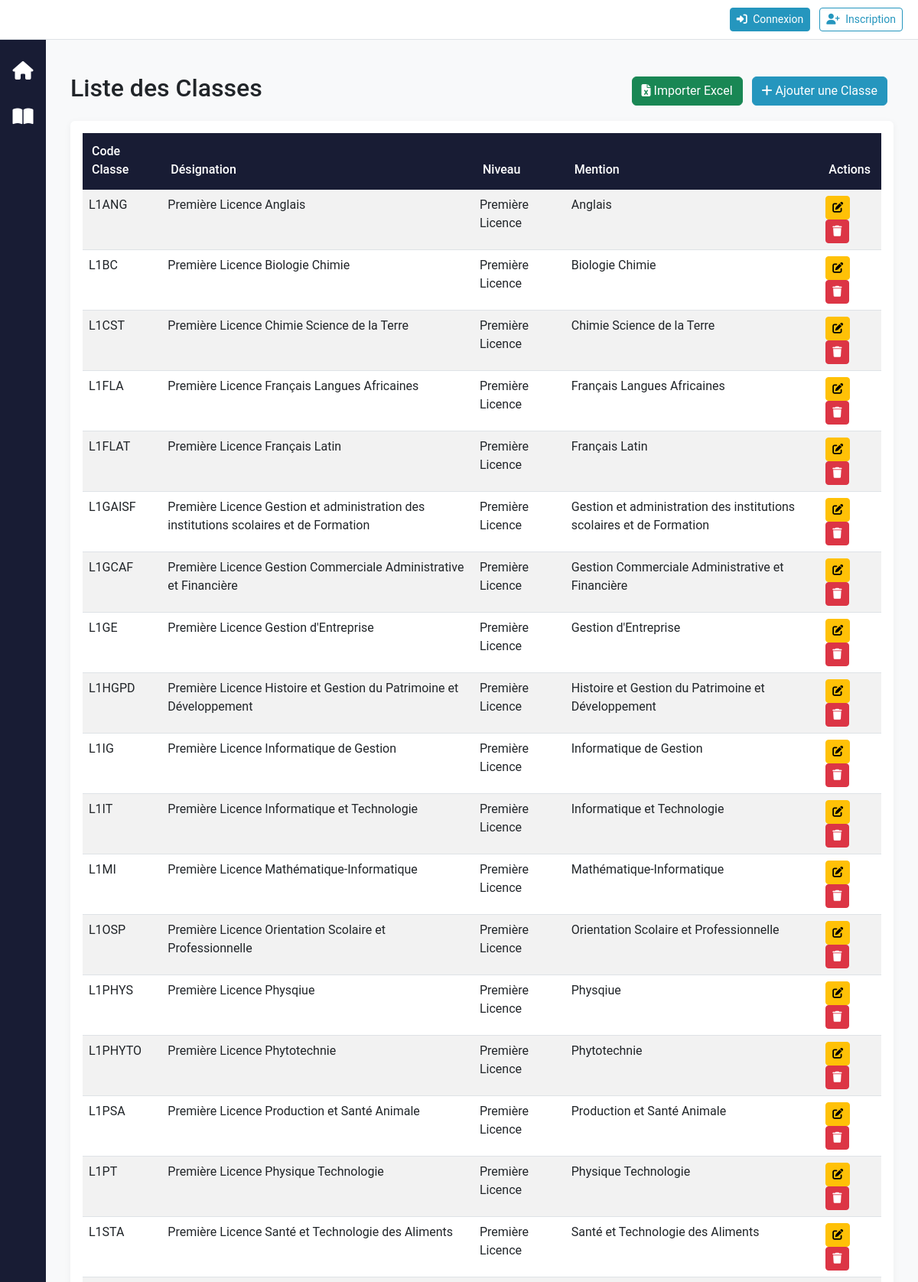
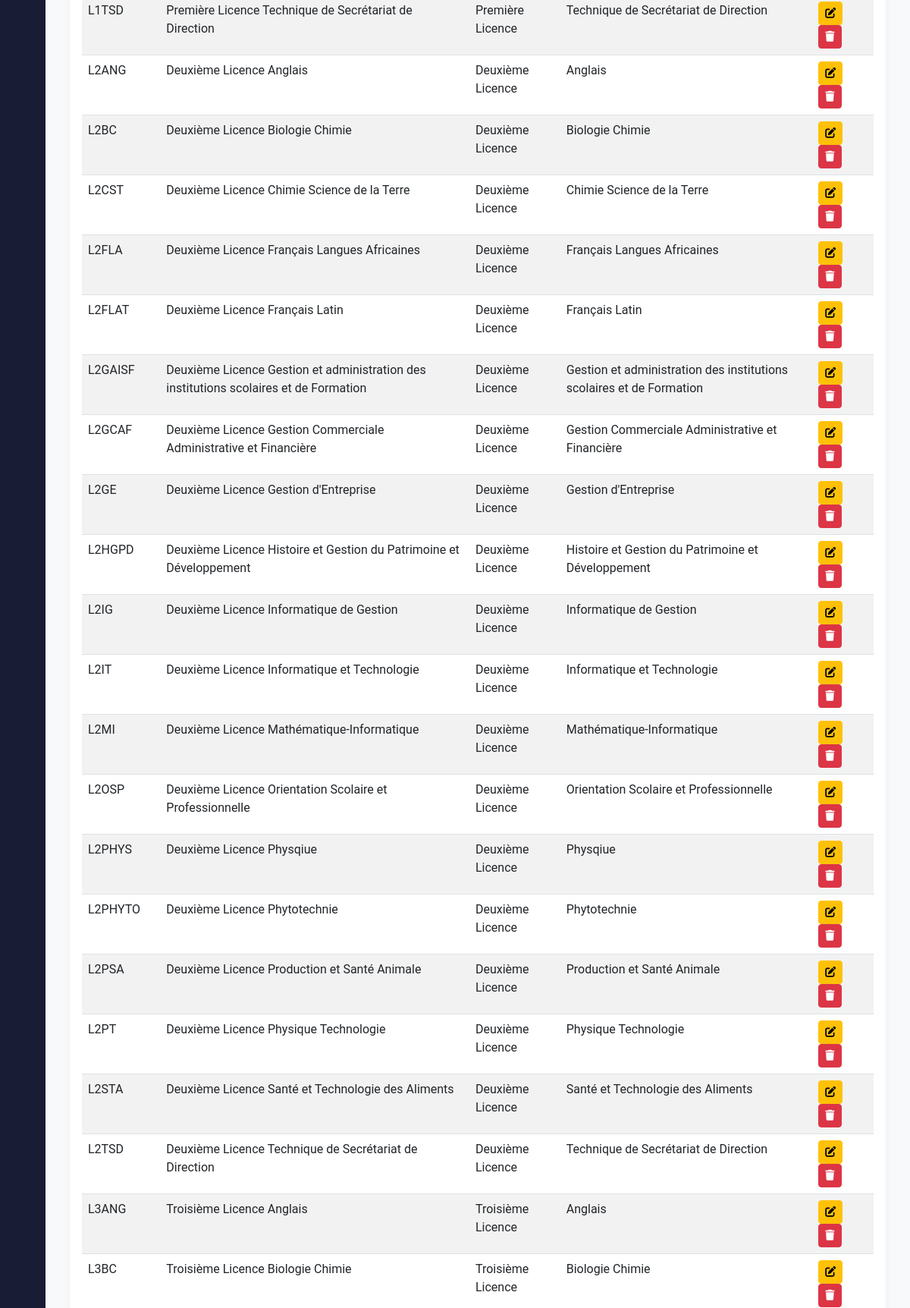
The page /reglage/classes/ (upper part) on the database its author committed (2 pictures, top to bottom).
### reglage/models.py (models this page shows, shortened)
class Classe(models.Model):
    niveau = models.ForeignKey(Niveau, on_delete=models.CASCADE)
    mention = models.ForeignKey(Mention, on_delete=models.CASCADE)
    CodeClasse = models.CharField(max_length=40, unique=True, blank=True)
    DesignationClasse = models.CharField(max_length=200, blank=True)
    class Meta:
        unique_together = ('niveau', 'mention')

class Niveau(models.Model):
    CodeNiveau = models.CharField(max_length=20, primary_key=True)
    DesignationNiveau = models.CharField(max_length=100)
    def __str__(self):
        return self.DesignationNiveau

class Mention(models.Model):
    CodeMention = models.CharField(max_length=20, primary_key=True)
    DesignationMention = models.CharField(max_length=100)
    departement = models.ForeignKey(Departement, on_delete=models.CASCADE, related_name='mentions', null=True, blank=True)
    def __str__(self):
        return self.DesignationMention

### reglage/views.py (the view)
# urls.py: path('classes/', views.ClasseListView.as_view(), name='classe_list'),
class ClasseListView(OrganisationFilterMixin, ListView):
    model = Classe
    template_name = 'reglage/classe_list.html'
    context_object_name = 'classes'
    def get_queryset(self):
        queryset = Classe.objects.all()
        user_org = self.get_user_organisation()
        if user_org:
            queryset = queryset.filter(mention__departement__section__CodeSection=user_org.code)
        return queryset.order_by('CodeClasse')

### accounts/context_processors.py (called while the page is built, shortened)
def user_roles(request):
    return {
        'user_organisation': None,
        'is_org_user': False,
        'is_admin': False,
        'is_administrative_role': False,
        'is_gestionnaire': False,
        'is_section_role': False,
        'is_department_role': False,
        'is_enseignant': False,
        'is_etudiant': False,
        'is_personnel_admin': False,
        'can_access_reglage': False,
        'can_access_finance': False,
        'can_create_users': False,
        'can_delete_all': False,
        'can_view_department_data': lambda dept: False,
        'can_view_section_data': lambda section: False,
        'user_roles': [],
        'user_department': None,
        'user_section': None,
        'user_section_designation': None,
    }

### accounts/organisation_utils.py (called while the page is built)
def get_user_organisation(user):
    if not user.is_authenticated:
        return None
    if user.is_superuser:
        return None
    if hasattr(user, 'profile') and user.profile.organisation:
        return user.profile.organisation
    return None

def is_org_user(user):
    return get_user_organisation(user) is not None

### reglage/views.py (called while the page is built)
    def get_user_organisation(self):
        return get_user_organisation(self.request.user)

    def is_org_user(self):
        return is_org_user(self.request.user)

    def get_context_data(self, **kwargs):
        context = super().get_context_data(**kwargs)
        context['is_org_user'] = self.is_org_user()
        context['user_organisation'] = self.get_user_organisation()
        return context

### reglage/templates/reglage/classe_list.html (shortened to what this page needs)
{% extends 'base.html' %}
{% block content %}
<div class="container mt-4">
    <div class="d-flex justify-content-between align-items-center mb-3">
        <h2>Liste des Classes</h2>
        <div>
            <button type="button" class="btn btn-success me-2" data-bs-toggle="modal" data-bs-target="#importExcelModal">
                <i class="fas fa-file-excel"></i> Importer Excel
            </button>
            <a href="{% url 'reglage:classe_create' %}" class="btn btn-primary me-2">
                <i class="fas fa-plus"></i> Ajouter une Classe
            </a>
        </div>
    </div>
    <div class="card">
        <div class="card-body">
            <table class="table table-striped table-hover">
                <thead class="thead-dark">
                    <tr>
                        <th>Code Classe</th>
                        <th>Désignation</th>
                        <th>Niveau</th>
                        <th>Mention</th>
                        <th>Actions</th>
                    </tr>
                </thead>
                <tbody>
                    {% for classe in classes %}
                    <tr>
                        <td>{{ classe.CodeClasse }}</td>
                        <td>{{ classe.DesignationClasse }}</td>
                        <td>{{ classe.niveau }}</td>
                        <td>{{ classe.mention }}</td>
                        <td>
                            <a href="{% url 'reglage:classe_update' classe.pk %}" class="btn btn-sm btn-warning" title="Modifier">
                                <i class="fas fa-edit"></i>
                            </a>
                            {% if not is_org_user %}
                            <a href="{% url 'reglage:classe_delete' classe.pk %}" class="btn btn-sm btn-danger" title="Supprimer">
                                <i class="fas fa-trash"></i>
                            </a>
                            {% endif %}
                        </td>
                    </tr>
                    {% empty %}
                    <tr>
                        <td colspan="5" class="text-center">Aucune classe trouvée.</td>
                    </tr>
                    {% endfor %}
                </tbody>
            </table>
        </div>
    </div>
</div>
{% endblock %}

### static/css/style.css (style rules this page uses)
:root { --primary: #2596be; --primary-dark: #1a7592; --secondary: #6c757d; --success: #28a745; --info: #17a2b8; --warning: #ffc107; --danger: #dc3545; --light: #f8f9fa; --dark: #181c34; --border-radius: 0.375rem; --transition: all 0.3s ease; }
body { background-color: var(--light); font-size: 16px; font-family: 'Roboto', 'Segoe UI', sans-serif; }
.card { border: none; box-shadow: 0 2px 10px rgba(0,0,0,0.05); transition: var(--transition); }
.table thead th { background-color: var(--dark); color: white; border-bottom: 2px solid var(--dark); font-weight: 500; padding: 0.75rem; }
.btn-primary { background-color: var(--primary); border-color: var(--primary); }

### templates/base.html (style rules this page uses)
body { display: flex; min-height: 100vh; flex-direction: column; }

### rows shown on the page
Classe: CodeClasse "L1ANG", DesignationClasse "Première Licence Anglais", niveau "Première Licence", mention "Anglais"
Classe: CodeClasse "L1BC", DesignationClasse "Première Licence Biologie Chimie", niveau "Première Licence", mention "Biologie Chimie"
Classe: CodeClasse "L1CST", DesignationClasse "Première Licence Chimie Science de la Terre", niveau "Première Licence", mention "Chimie Science de la Terre"
Classe: CodeClasse "L1FLA", DesignationClasse "Première Licence Français Langues Africaines", niveau "Première Licence", mention "Français Langues Africaines"
Classe: CodeClasse "L1FLAT", DesignationClasse "Première Licence Français Latin", niveau "Première Licence", mention "Français Latin"
Classe: CodeClasse "L1GAISF", DesignationClasse "Première Licence Gestion et administration des institutions scolaires et de Formation", niveau "Première Licence", mention "Gestion et administration des institutions scolaires et de Formation"
Classe: CodeClasse "L1GCAF", DesignationClasse "Première Licence Gestion Commerciale Administrative et Financière", niveau "Première Licence", mention "Gestion Commerciale Administrative et Financière"
Classe: CodeClasse "L1GE", DesignationClasse "Première Licence Gestion d'Entreprise", niveau "Première Licence", mention "Gestion d'Entreprise"
Classe: CodeClasse "L1HGPD", DesignationClasse "Première Licence Histoire et Gestion du Patrimoine et Développement", niveau "Première Licence", mention "Histoire et Gestion du Patrimoine et Développement"
Classe: CodeClasse "L1IG", DesignationClasse "Première Licence Informatique de Gestion", niveau "Première Licence", mention "Informatique de Gestion"
Classe: CodeClasse "L1IT", DesignationClasse "Première Licence Informatique et Technologie", niveau "Première Licence", mention "Informatique et Technologie"
Classe: CodeClasse "L1MI", DesignationClasse "Première Licence Mathématique-Informatique", niveau "Première Licence", mention "Mathématique-Informatique"
Classe: CodeClasse "L1OSP", DesignationClasse "Première Licence Orientation Scolaire et Professionnelle", niveau "Première Licence", mention "Orientation Scolaire et Professionnelle"
Classe: CodeClasse "L1PHYS", DesignationClasse "Première Licence Physqiue", niveau "Première Licence", mention "Physqiue"
Classe: CodeClasse "L1PHYTO", DesignationClasse "Première Licence Phytotechnie", niveau "Première Licence", mention "Phytotechnie"
Classe: CodeClasse "L1PSA", DesignationClasse "Première Licence Production et Santé Animale", niveau "Première Licence", mention "Production et Santé Animale"
Classe: CodeClasse "L1PT", DesignationClasse "Première Licence Physique Technologie", niveau "Première Licence", mention "Physique Technologie"
Classe: CodeClasse "L1STA", DesignationClasse "Première Licence Santé et Technologie des Aliments", niveau "Première Licence", mention "Santé et Technologie des Aliments"
Classe: CodeClasse "L1TSD", DesignationClasse "Première Licence Technique de Secrétariat de Direction", niveau "Première Licence", mention "Technique de Secrétariat de Direction"
Classe: CodeClasse "L2ANG", DesignationClasse "Deuxième Licence Anglais", niveau "Deuxième Licence", mention "Anglais"
Classe: CodeClasse "L2BC", DesignationClasse "Deuxième Licence Biologie Chimie", niveau "Deuxième Licence", mention "Biologie Chimie"
Classe: CodeClasse "L2CST", DesignationClasse "Deuxième Licence Chimie Science de la Terre", niveau "Deuxième Licence", mention "Chimie Science de la Terre"
Classe: CodeClasse "L2FLA", DesignationClasse "Deuxième Licence Français Langues Africaines", niveau "Deuxième Licence", mention "Français Langues Africaines"
Classe: CodeClasse "L2FLAT", DesignationClasse "Deuxième Licence Français Latin", niveau "Deuxième Licence", mention "Français Latin"
Classe: CodeClasse "L2GAISF", DesignationClasse "Deuxième Licence Gestion et administration des institutions scolaires et de Formation", niveau "Deuxième Licence", mention "Gestion et administration des institutions scolaires et de Formation"
Classe: CodeClasse "L2GCAF", DesignationClasse "Deuxième Licence Gestion Commerciale Administrative et Financière", niveau "Deuxième Licence", mention "Gestion Commerciale Administrative et Financière"
Classe: CodeClasse "L2GE", DesignationClasse "Deuxième Licence Gestion d'Entreprise", niveau "Deuxième Licence", mention "Gestion d'Entreprise"
Classe: CodeClasse "L2HGPD", DesignationClasse "Deuxième Licence Histoire et Gestion du Patrimoine et Développement", niveau "Deuxième Licence", mention "Histoire et Gestion du Patrimoine et Développement"
Classe: CodeClasse "L2IG", DesignationClasse "Deuxième Licence Informatique de Gestion", niveau "Deuxième Licence", mention "Informatique de Gestion"
Classe: CodeClasse "L2IT", DesignationClasse "Deuxième Licence Informatique et Technologie", niveau "Deuxième Licence", mention "Informatique et Technologie"
Classe: CodeClasse "L2MI", DesignationClasse "Deuxième Licence Mathématique-Informatique", niveau "Deuxième Licence", mention "Mathématique-Informatique"
Classe: CodeClasse "L2OSP", DesignationClasse "Deuxième Licence Orientation Scolaire et Professionnelle", niveau "Deuxième Licence", mention "Orientation Scolaire et Professionnelle"
Classe: CodeClasse "L2PHYS", DesignationClasse "Deuxième Licence Physqiue", niveau "Deuxième Licence", mention "Physqiue"
Classe: CodeClasse "L2PHYTO", DesignationClasse "Deuxième Licence Phytotechnie", niveau "Deuxième Licence", mention "Phytotechnie"
Classe: CodeClasse "L2PSA", DesignationClasse "Deuxième Licence Production et Santé Animale", niveau "Deuxième Licence", mention "Production et Santé Animale"
Classe: CodeClasse "L2PT", DesignationClasse "Deuxième Licence Physique Technologie", niveau "Deuxième Licence", mention "Physique Technologie"
Classe: CodeClasse "L2STA", DesignationClasse "Deuxième Licence Santé et Technologie des Aliments", niveau "Deuxième Licence", mention "Santé et Technologie des Aliments"
Classe: CodeClasse "L2TSD", DesignationClasse "Deuxième Licence Technique de Secrétariat de Direction", niveau "Deuxième Licence", mention "Technique de Secrétariat de Direction"
Classe: CodeClasse "L3ANG", DesignationClasse "Troisième Licence Anglais", niveau "Troisième Licence", mention "Anglais"
Classe: CodeClasse "L3BC", DesignationClasse "Troisième Licence Biologie Chimie", niveau "Troisième Licence", mention "Biologie Chimie"
